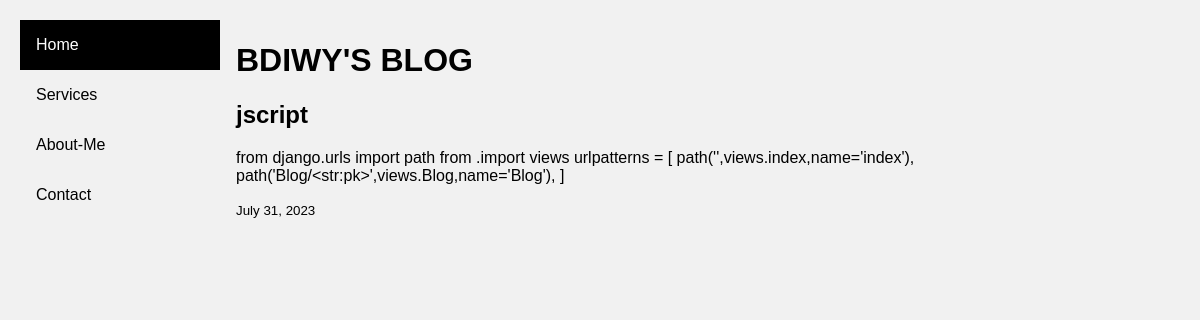
Page /Blog/jscript on the committed database.
### posts/models.py (models this page shows, shortened)
class post(models.Model):
    title=models.CharField(max_length=100)
    body=models.TextField()
    created_at=models.DateField(default=datetime.now,blank=True)

### posts/views.py (the view)
# urls.py: path('Blog/<str:pk>',views.Blog,name='Blog'),
def Blog(request,pk):
    context=post.objects.all()
    return render(request,'Blog.html',{'context':context ,'pk':pk})

### templates/Blog.html (shortened to what this page needs)
{% load static %}
{% include 'base/nav.html' %}
{% block content %}
<!DOCTYPE html>
<html>
<head>
    <link rel="stylesheet" href="{% static 'css/style.css' %}">
</head>
<body>
    <div class="content">
        <h1>BDIWY'S BLOG</h1>
        <div>
            {% for x in context %}{% if pk == x.title  %}<h2>{{x.title}}</h2>
            <p>{{x.body}}</p><small>{{x.created_at}}</small>
            <br>{% endif %}
            {% endfor %}
        </div>
    </div>
</body>
</html>
{% endblock content %}

### static/css/sidebar.css (style rules this page uses)
body { margin: 0; font-family: "Lato", sans-serif; }
div.content { margin-left: 200px; padding: 1px 16px; height: 1000px; }

### static/css/style.css (style rules this page uses)
* { box-sizing: border-box; }
body { font-family: Arial; padding: 20px; background: #f1f1f1; }

### rows in the picture
post: title "jscript", body "from django.urls import path from .import views urlpatterns = [ path('',views.index,name='index'), path('Blog/<str:pk>',views.Blog,name='Blog'), ]", created_at "July 31, 2023"
